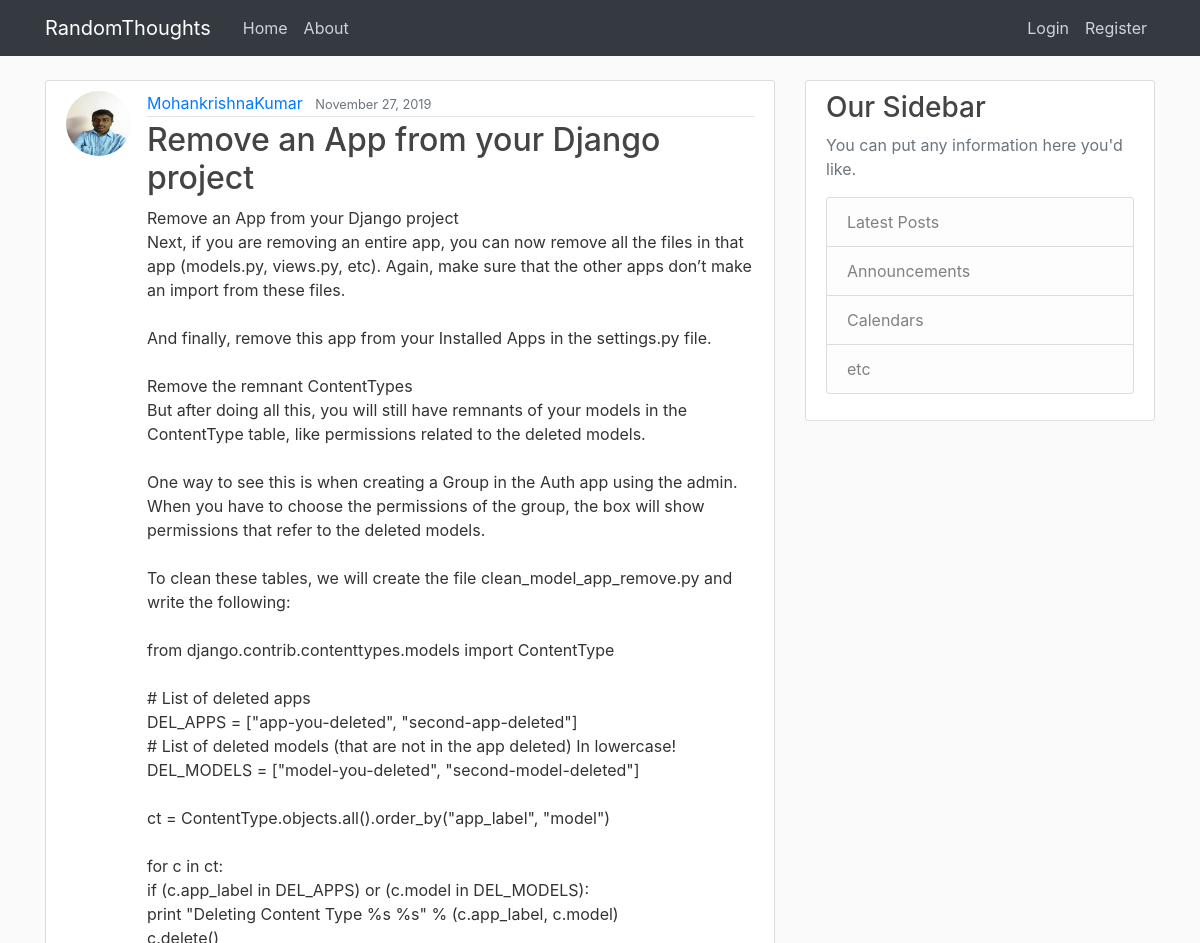
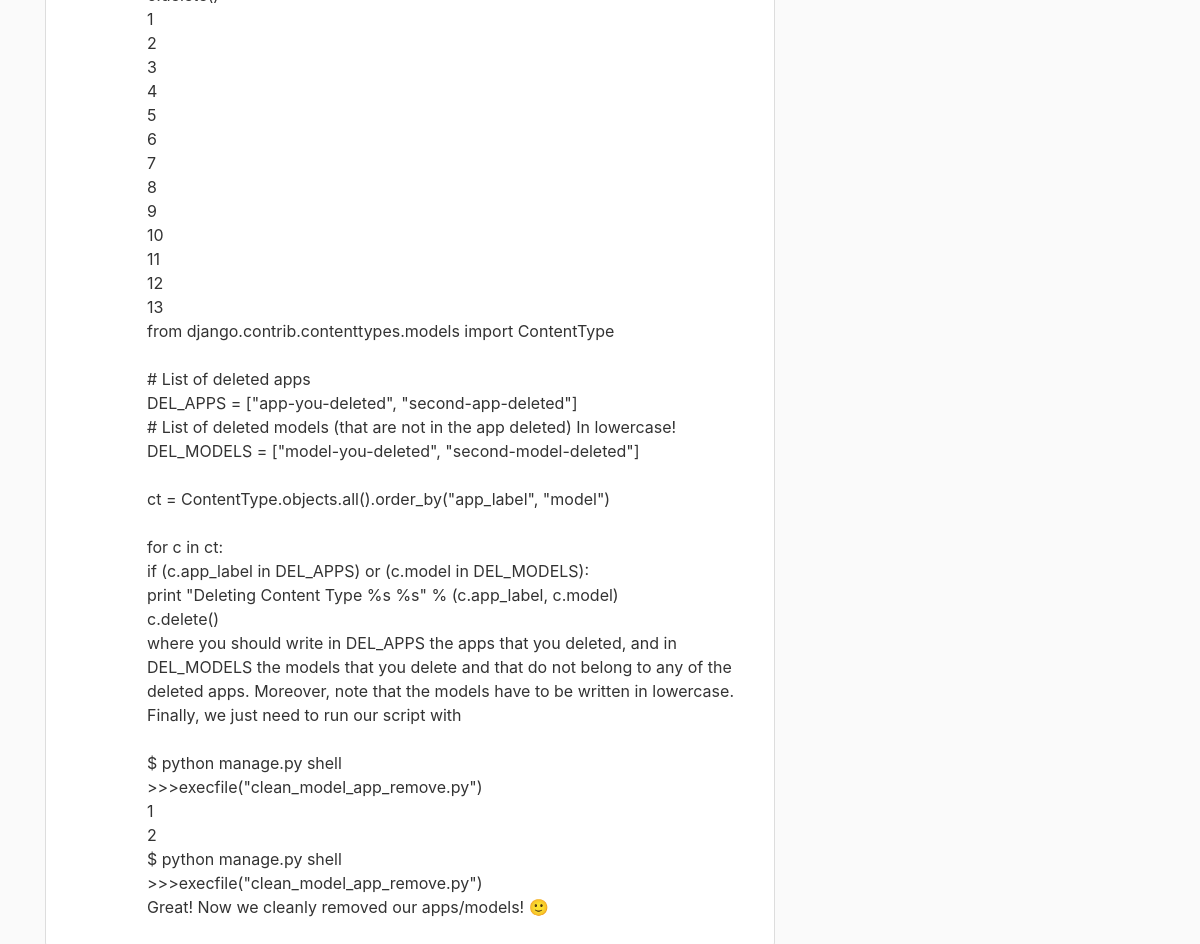
The app's page /post/31/ with its own data (2 pictures, top to bottom).
### blog/models.py (models this page shows, shortened)
class Post(models.Model):
    title = models.CharField(max_length=100)
    content = models.TextField()
    date_posted = models.DateTimeField(default=timezone.now)
    author = models.ForeignKey(User, on_delete=models.CASCADE)

### users/models.py (models this page shows, shortened)
class Profile(models.Model):
    user = models.OneToOneField(User, on_delete=models.CASCADE)
    image = models.ImageField(default='default.jpg', upload_to='profile_pics')

### blog/views.py (the view)
# urls.py: path('post/<int:pk>/', PostDetailView.as_view(), name='post-detail'),
class PostDetailView(DetailView):
    model = Post

### blog/templates/blog/post_detail.html (shortened to what this page needs)
{% extends "blog/base.html" %}
{% block content %}
  <article class="media content-section">
    <img class="rounded-circle article-img" src="{{ object.author.profile.image.url }}">
    <div class="media-body">
      <div class="article-metadata">
        <a class="mr-2" href="{% url 'user-posts' object.author.username %}">{{ object.author }}</a>
        <small class="text-muted">{{ object.date_posted|date:"F d, Y" }}</small>
      </div>
      <h2 class="article-title">{{ object.title }}</h2>
      <p class="article-content">{{ object.content }}</p>
    </div>
  </article>
{% endblock content %}

### blog/static/blog/main.css (style rules this page uses)
body { background: #fafafa; color: #333333; margin-top: 5rem; }
h1, h2, h3, h4, h5, h6 { color: #444444; }
.content-section { background: #ffffff; padding: 10px 20px; border: 1px solid #dddddd; border-radius: 3px; margin-bottom: 20px; }
.article-title { color: #444444; }
.article-content { white-space: pre-line; }
.article-img { height: 65px; width: 65px; margin-right: 16px; }
.article-metadata { padding-bottom: 1px; margin-bottom: 4px; border-bottom: 1px solid #e3e3e3 }

### records on screen
Post: author.profile.image (picture), author "MohankrishnaKumar", date_posted "November 27, 2019", title "Remove an App from your Django project", content "Remove an App from your Django project Next, if you are removing an entire app, you can now remove all the files in that app (models.py, views.py, etc). Again, make sure that the other apps don’t make an import from these files. And finally, remove this app from your Installed Apps in the settings.py file. Remove the remnant ContentTypes But after doing all this, you will still have remnants of your models in the ContentType table, like permissions related to the deleted models. One way to see this is when creating a Group in the Auth app using the admin. When you have to choose the permissions of the group, the box will show permissions that refer to the deleted models. To clean these…"
